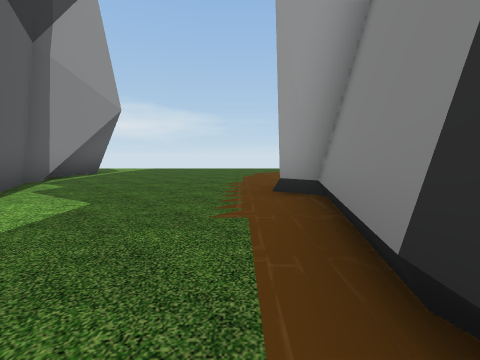
[1] (above)

21 first-person views from a walk through a scene from a Unity 3-D project. The camera is 1.2 m above the floor, tilts 6° down and sees 90° across. The floor is counted in squares, 2 m on a side. Each view is taken from the middle of a square. On the plan, view 1 faces up. The plan holds only what a view shows up to about 9 squares ahead; the rest is blank. The place goes on beyond the plan. Some trees and plants on the terrain are drawn as simple stand-ins. The player character is not drawn. Some surface patterns are stand-ins.

[2]
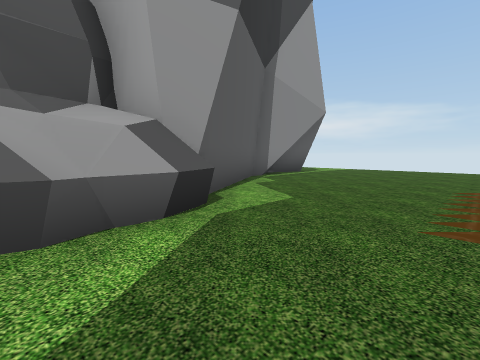

[3]
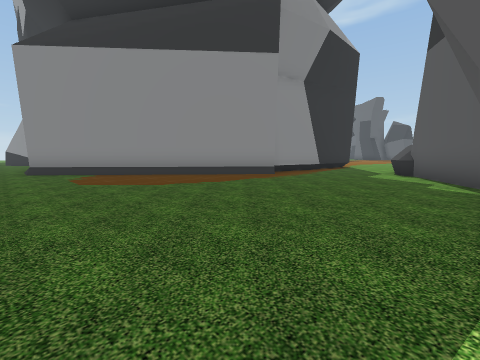

[4]
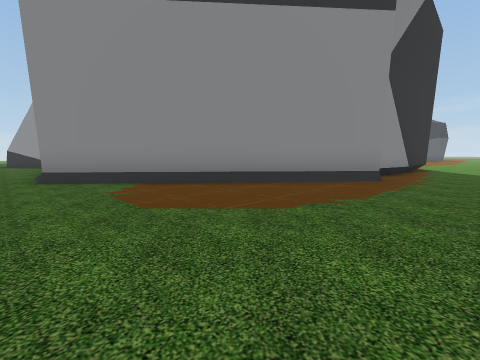

[5]
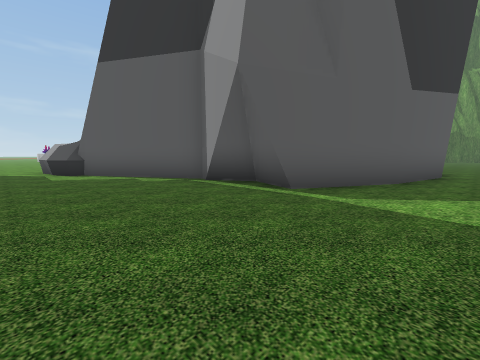

[6]
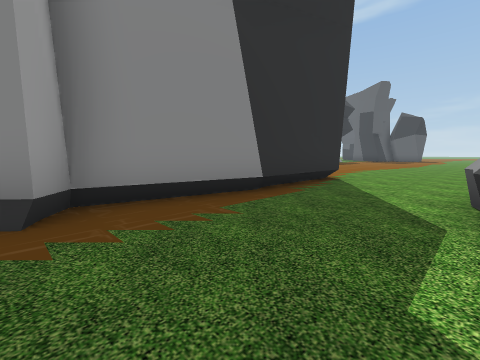

[7]
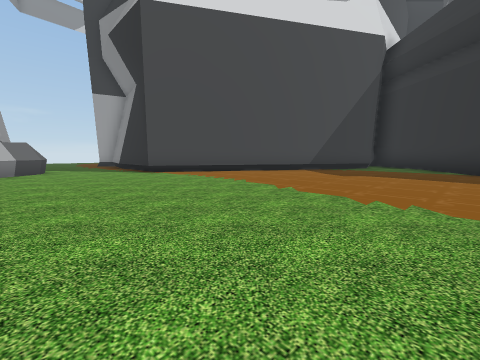

[8]
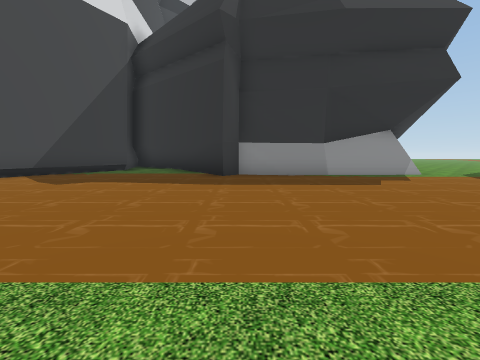

[9]
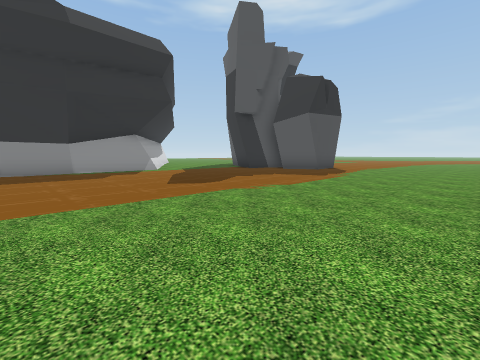

[10]
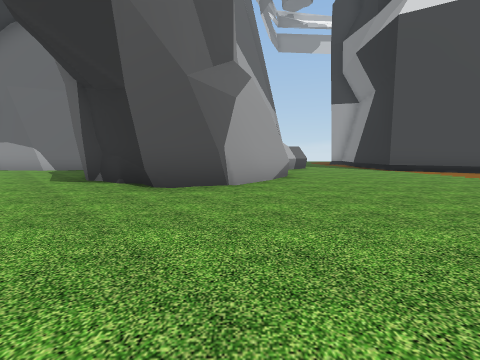

[11]
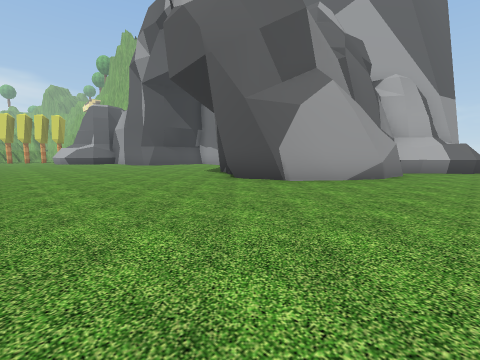

[12]
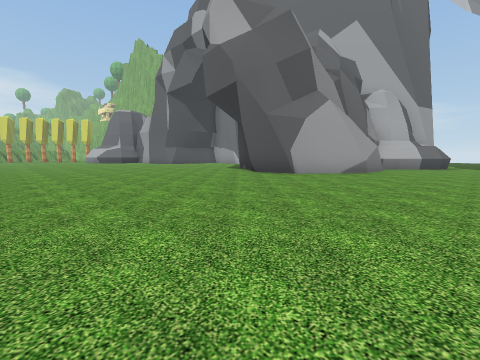

[13]
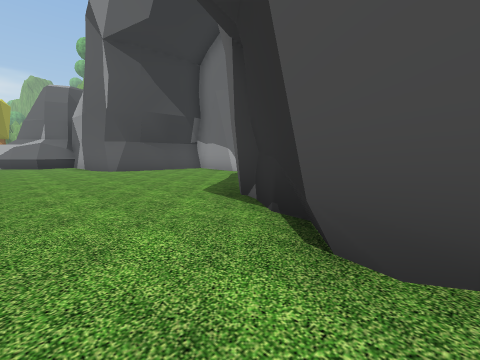

[14]
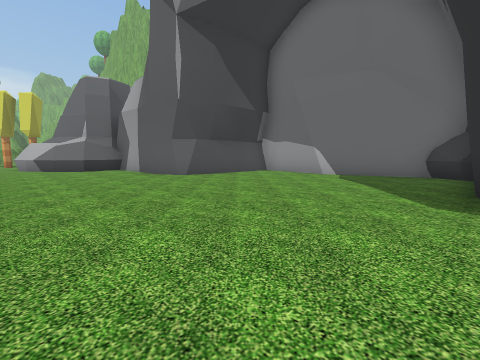

[15]
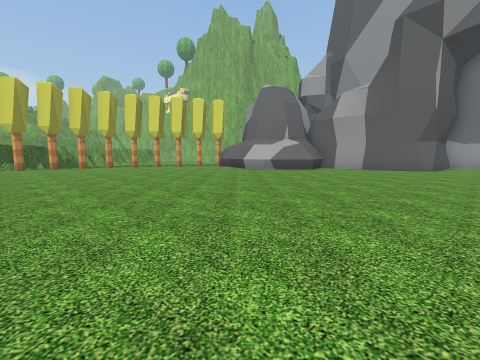

[16]
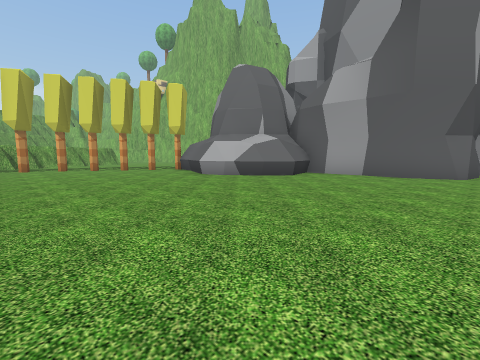

[17]
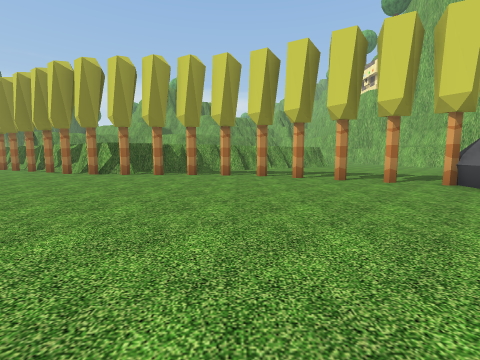

[18]
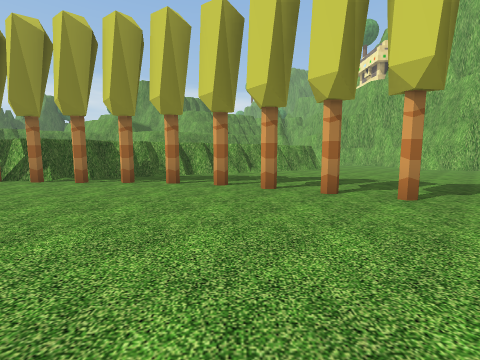

[19]
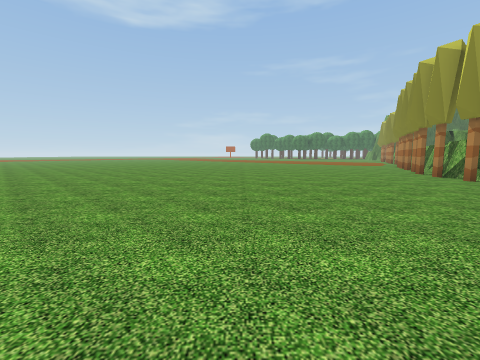

[20]
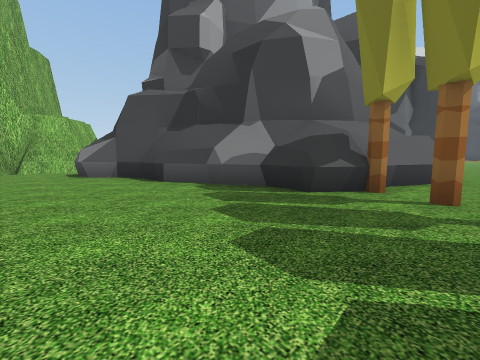

[21]
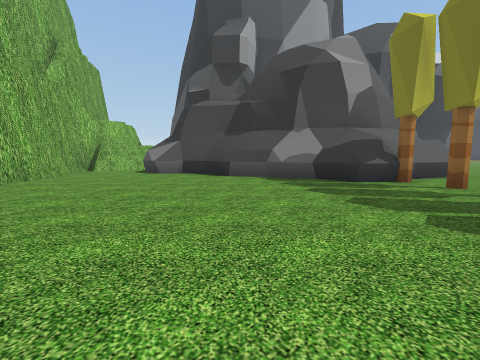

### Floor plan
Key: @ floor where view 1 was taken; # wall or solid block; . floor; ^ raised ledge; T tree.
Columns run from 30 left of view 1 to 10 right of it. Each row starts with its distance up from view 1.
 10                  ........................
  9                  ..  ###...........##  ..
  8                        ###........##
  7                          ##.......#
  6                          ##......##
  5                          #......##
  4                          ##....##
  3                           #....#
  2                           ##...#
  1  ####                      #^..#
  0  #...                      ##.@#
 -1 ##..#          #######    ##...#
 -2 #...##         #.....     #....##
 -3 .....#         #.....     #.....###
 -4 .....#         #.....#    #.......#
 -5 .....##    #####.....### ##.........##
 -6 ......#    #...........###...........##
 -7 ......##   ^...........................
 -8 ......T####...........................
 -9 ......T...............................#
-10 #....T..............................###
-11 ##..T................................#
-12  #..T...............................##
-13  ##.T...............................##
-14   #.T............          ..........#
-15   ##T............          ..........#
-16    #T............          ..........#
-17    TT............          ..........
-18   #T..............         ........ ...
-19   T...............         .......   ..

Positions as (right, up) in squares from view 1, and headings:
1: (0, 0), facing up
2: (0, 0), facing up-left
3: (-4, 10), facing down-right
4: (-1, 10), facing down-right
5: (-1, 10), facing down-left
6: (-2, 4), facing down-right
7: (-3, -10), facing up-right
8: (-1, -11), facing right
9: (-3, -12), facing down-right
10: (-5, -11), facing up
11: (-2, -11), facing up-left
12: (-1, -13), facing up-left
13: (-6, -8), facing up-left
14: (-9, -9), facing up-left
15: (-14, -16), facing up-left
16: (-15, -13), facing up-left
17: (-19, -12), facing left
18: (-21, -11), facing left
19: (-21, -10), facing down
20: (-28, -9), facing up-right
21: (-30, -9), facing up-right
